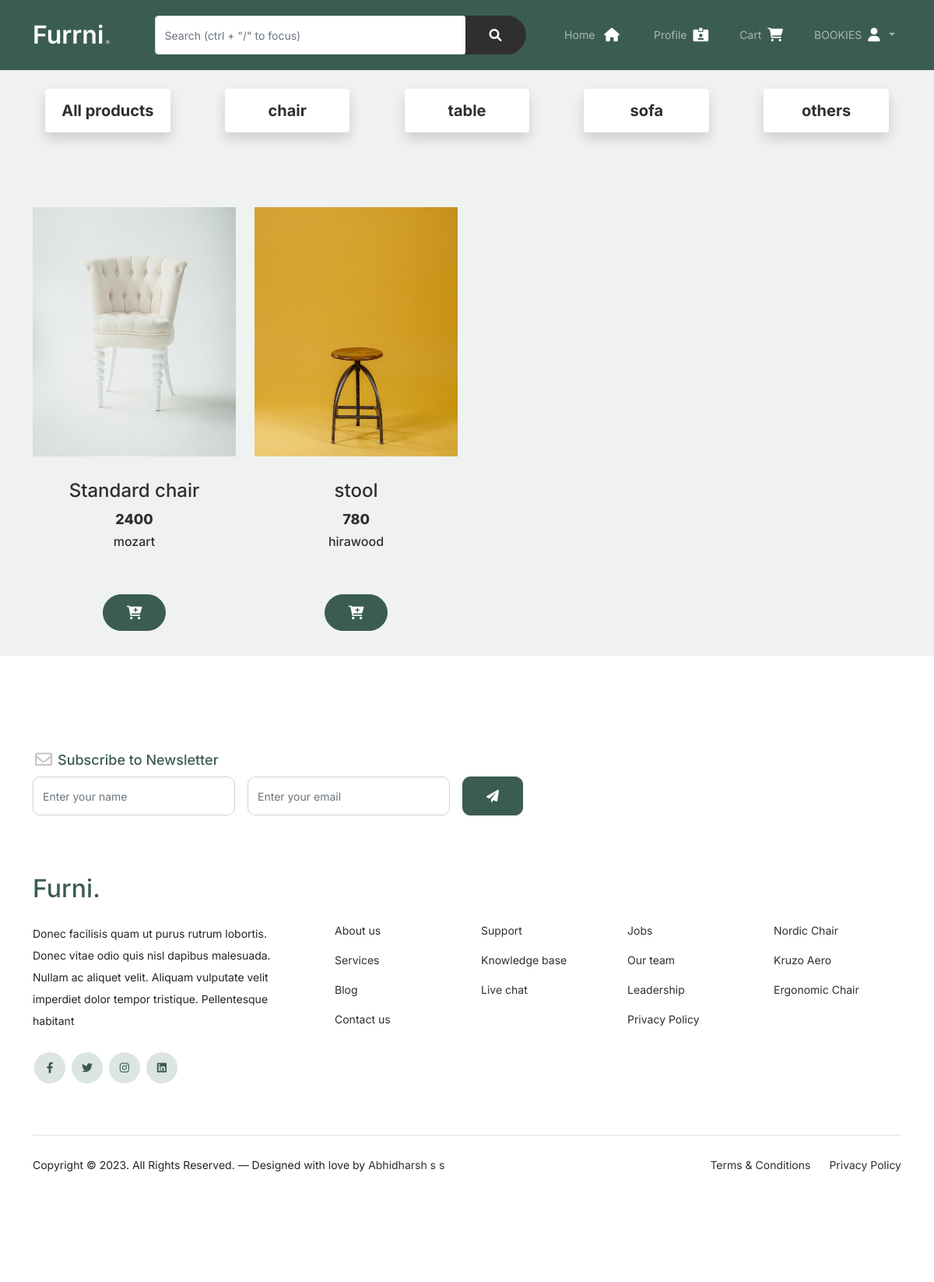
Page /categorywise?datac=1 (signed in) on the committed database.
### project/models.py (models this page shows, shortened)
class category(models.Model):
    categoryid = models.AutoField(primary_key=True)
    categoryname = models.CharField('categoryname',max_length=20)
    offerpercentage = models.IntegerField('offerpercentage',null=True,default=0)

class product(models.Model):
    productid = models.AutoField(primary_key=True)
    productname = models.CharField('productname',max_length=30)
    quantity = models.CharField('quantity',max_length=20)
    price = models.CharField('price',max_length=10)
    discountprice =models.IntegerField('discountprice',)
    offerpercentage = models.IntegerField('offerpercentage',null=True,default=0)
    category = models.ForeignKey(category,on_delete=models.CASCADE,null=False)
    provider = models.CharField('provider',max_length=20)
    image = models.ImageField('image',upload_to="products/")
    description = models.TextField('description')

### project/views.py (the view)
# urls.py: path('categorywise',views.categorywise,name='categorywise'),
def categorywise(request):
    if 'username' in request.session:
        data = cat.objects.all()
        datac = request.GET['datac']
        datap = pro.objects.filter(category=datac).all()
        return render(request, 'categorywise.html', {'data': data, 'datap': datap})
    else:
        return redirect('userlogin')

### project/templates/categorywise.html (shortened to what this page needs)
{% extends 'user.html' %}
{% load static %}
{% block input %}
<form class="d-none d-md-flex input-group w-auto my-auto" style="margin-left: 5vh;" method="post"
    action="{% url 'userhome' %}">
    <input autocomplete="off" type="search" class="form-control rounded" name="search" value="{{s}}"
        placeholder='Search (ctrl + "/" to focus)' style="width:50vh;" />
    <button class="btn" type="submit" title="Search"><i class="fa-solid fa-magnifying-glass"></i></button>
</form>
{% endblock %}
{% block content %}
<div class="container mt-4">
    <div class="row mx-1" style="display: flex; justify-content: space-between;">
        <div class="col-md-2">
            <a href="{% url 'userhome' %}" style="text-decoration: none;">
                <div class="card border-0 shadow mb-3">
                    <div class="card-body text-center">
                        <p class="card-title mb-0 h5"><b>All products</b></p>
                    </div>
                </div>
            </a>
        </div>
        {% for d in data %}
        <div class="col-md-2">
            <a href="{% url 'categorywise' %}?datac={{d.categoryid}}" style="text-decoration: none;">
                <div class="card border-0 shadow mb-3">
                    <div class="card-body text-center">
                        <p class="card-title mb-0 h5"><b>{{d.categoryname}}</b></p>
                    </div>
                </div>
            </a>
        </div>
        {% endfor %}
    </div>
</div>
<div class="product-section" style="padding:2rem 0;">
    <div class="container">
        <div class="row">
            {% if not datap %}
            <div class="mt-3 text-center">
                <p class="h3">No items in this category</p>
            </div>
            {% else %}
            {% for i in datap %}
            <div class="col-12 col-md-4 col-lg-3 mb-5 mb-md-0 mt-5">
                <form method="post" action="">
                    <a class="product-item" href="{% url 'productdetail' %}?id={{i.productid}}">
                        <img src="../media/{{i.image}}" style="width: 40vh;height: 40vh;"
                            class="img-fluid product-thumbnail zoom">
                        <p class="product-title h4">{{i.productname}}</p>
                        <strong class="product-price">{{i.price}}</strong><br>
                        <p class="mx-2 h6 mt-1">{{i.provider}}</p>
                    </a>
                </form>
                <div class="mx-5">
                    <div>
                        <form method="post" enctype="multipart/form-data" action="{% url 'addtocart' %}">
                            <div class="text-center">
                                <button type="submit" class="btn btn-sm btn-primary">
                                </button>
                            </div>
                        </form>
                    </div>
                </div>
            </div>
            {% endfor %}
            {% endif %}
        </div>
    </div>
</div>
{% endblock %}

### project/static/css/style.css (style rules this page uses)
body { overflow-x: hidden; position: relative; }
body { font-family: "Inter", sans-serif; font-weight: 400; line-height: 28px; color: #6a6a6a; font-size: 14px; background-color: #eff2f1; }
a { text-decoration: none; -webkit-transition: .3s all ease; -o-transition: .3s all ease; transition: .3s all ease; color: #2f2f2f; text-decoration: underline; }
.btn { font-weight: 600; padding: 12px 30px; border-radius: 30px; color: #ffffff; background: #2f2f2f; border-color: #2f2f2f; }
.btn.btn-primary { background: #3b5d50; border-color: #3b5d50; }
.product-section { padding: 3rem 0; }
.product-section .product-item { text-align: center; text-decoration: none; display: block; position: relative; padding-bottom: 50px; cursor: pointer; }
.product-section .product-item .product-thumbnail { margin-bottom: 30px; position: relative; top: 0; -webkit-transition: .3s all ease; -o-transition: .3s all ease; transition: .3s all ease; }
.product-section .product-item strong { font-weight: 800 !important; font-size: 18px !important; }
.product-section .product-item h3, .product-section .product-item strong { color: #2f2f2f; text-decoration: none; }
.product-section .product-item:before { bottom: 0; left: 0; right: 0; position: absolute; content: ""; background: #dce5e4; height: 0%; z-index: -1; border-radius: 10px; -webkit-transition: .3s all ease; -o-transition: .3s all ease; transition: .3s all ease; }
.form-control { height: 50px; border-radius: 10px; font-family: "Inter", sans-serif; }

### rows in the picture
category: categoryname "chair"
category: categoryname "table"
category: categoryname "sofa"
category: categoryname "others"
product: image (picture), productname "Standard chair", price "2400", provider "mozart"
product: image (picture), productname "stool", price "780", provider "hirawood"

### other values in the picture
{{ request.session.username }} "BOOKIES"
